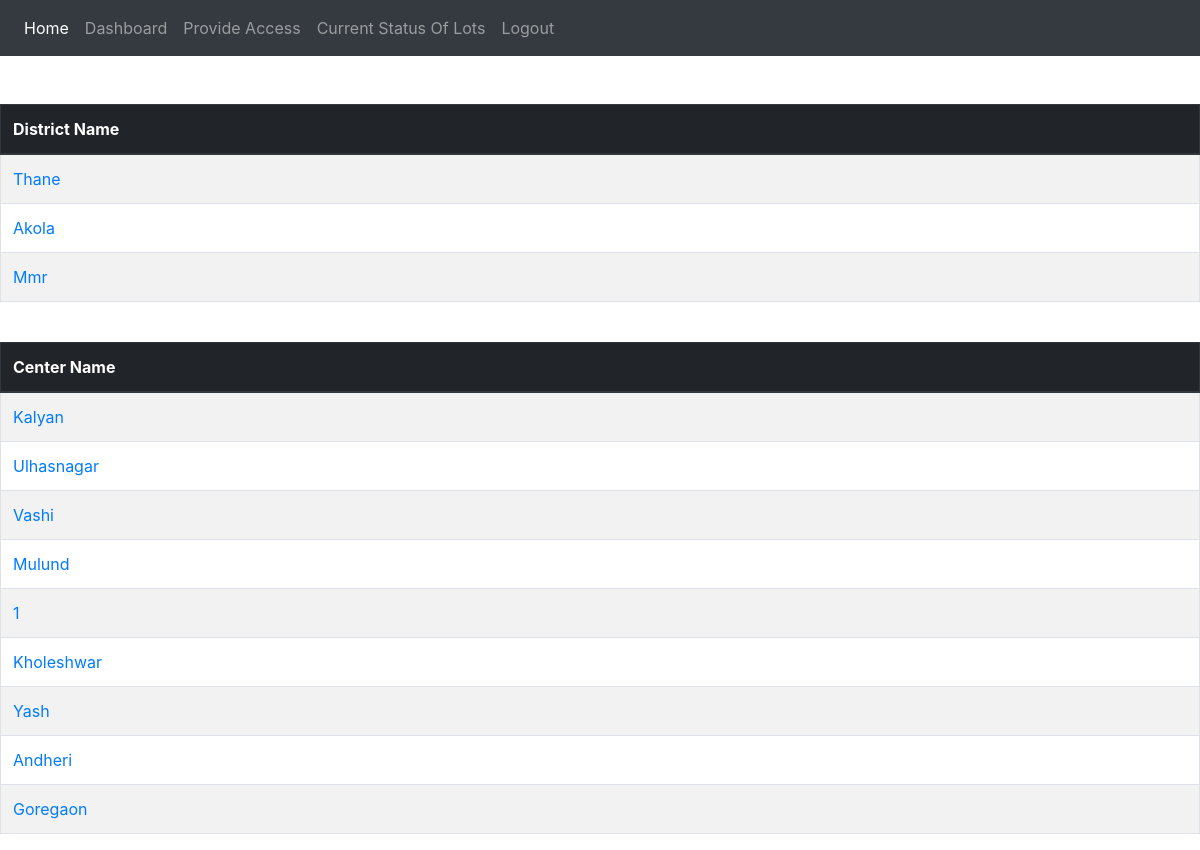
Screenshot of /dashboard/ (signed in) with the database file from the repository.
### vaccine_app/models.py (models this page shows, shortened)
class District(models.Model):
    districtPrimaryKey = models.AutoField(primary_key=True)
    districtId = models.UUIDField(default=uuid.uuid4, editable=False, unique=True)
    name = models.CharField(max_length=255, unique=True)
    population = models.IntegerField(default=1)

class Center(models.Model):
    centerPrimaryKey = models.AutoField(primary_key=True)
    centerId = models.UUIDField(default=uuid.uuid4, editable=False, unique=True)
    district = models.ForeignKey(District, on_delete=models.CASCADE, related_name="Center")
    name = models.CharField(max_length=255, unique=True)
    maxCountPerDate = models.IntegerField(default=0)
    population = models.IntegerField(default=1)

### vaccine_app/views.py (the view)
# urls.py: path('dashboard/',views.dashboard,name='dashboard'),
@login_required(login_url="login_gen")
def dashboard(request):
    user=request.user
    center_access=AccessControlListCenter.objects.filter(person=user)
    if not user.is_districtadmin and center_access.count()==1:
        return redirect('/dashboard/center/'+center_access[0].center.name)
    if user.is_districtadmin:
        district_access=AccessControlListDistrict.objects.filter(person=user)
        center_name=[]
        district_name=[]
        for district in district_access:
            district_name.append(district.district.name)
            center_objs=Center.objects.filter(district=district.district)
            for center in center_objs:
                center_name.append(center.name)
        if center_access.count()!=0:
            for center in center_access:
                center_name.append(center.center.name)
        return render(request,'dashboard.html',{'centers':center_name,'districts':district_name})
    elif request.user.is_centeradmin and not user.is_districtadmin:
        center_name=[]
        district_name=[]
        for center in center_access:
            center_name.append(center.center.name)
        return render(request,'dashboard.html',{'centers':center_name,'districts':district_name})
    else :
        return redirect('login_gen')

### templates/dashboard.html
{% extends 'base.html' %}
{% block content %}
<br><br>
<table class="table  table-bordered table-striped" style="text-transform: capitalize;">
  <thead>
    <tr class="thead-dark">
      <th scope="col">District Name</th>
    </tr>
  </thead>
  <tbody>
  {% if districts %}
      {% for district in districts %}
          <tr>
            {% url 'district_dash' district as district_url%}
            <td><a href="{{district_url}}">{{district}}</a></td>
          </tr>
      {% endfor %}
  {% endif %}
  </tbody>
</table>
<br>
<table class="table table-bordered table-striped"  style="text-transform: capitalize;">
    <thead class="thead-dark">
      <tr>
        <th scope="col">Center Name</th>
      </tr>
    </thead>
    <tbody>
      {% if centers %}
          {% for center in centers %}
              <tr>
                {% url 'center_dash' center as center_url%}
                <td><a href="{{center_url}}">{{center}}</a></td>
              </tr>
          {% endfor %}
      {% endif %}
    </tbody>
  </table>
{% endblock content %}

### rows the page displays
District: districts "Thane"
District: districts "Akola"
District: districts "Mmr"
Center: centers "Kalyan"
Center: centers "Ulhasnagar"
Center: centers "Vashi"
Center: centers "Mulund"
Center: centers "Kholeshwar"
Center: centers "Yash"
Center: centers "Andheri"
Center: centers "Goregaon"

### other values shown
{{ center }} "1"
